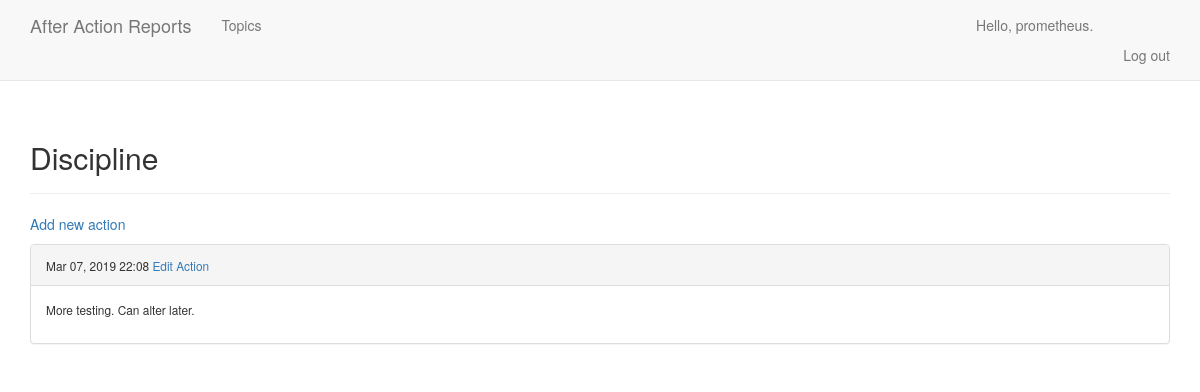
The page /topics/1/ (signed in) on the database its author committed.
### AARs/models.py (models this page shows, shortened)
class Topic(models.Model):
    text = models.CharField(max_length=50)
    date_added = models.DateTimeField(auto_now_add=True)
    owner = models.ForeignKey(User, on_delete=models.CASCADE)
    def __str__(self):
        return self.text

class Actions(models.Model):
    topic = models.ForeignKey(Topic, on_delete=models.CASCADE)
    text = models.TextField()
    date_added = models.DateTimeField(auto_now_add=True)
    class Meta:
        verbose_name_plural = 'entries'

### AARs/views.py (the view)
# urls.py: path('topics/<int:topic_id>/', views.topic, name='topic'),
@login_required
def topic(request, topic_id):
    topic = Topic.objects.get(id=topic_id)
    if topic.owner != request.user:
        raise Http404
    actions = topic.actions_set.order_by('-date_added')
    context = {'topic': topic, 'actions': actions}
    return render(request, 'AARs/topic.html', context)

### AARs/templates/AARs/topic.html
{% extends "AARs/base.html" %}
{% block header %}
  <h2>{{ topic }}</h2>
{% endblock header %}
{% block content %}
  <p>
    <a href="{% url 'AARs:new_action' topic.id %}">Add new action</a>
  </p>
  {% for action in actions %}
    <div class="panel panel-default">
      <div class="panel-heading">
        <small>
          {{ action.date_added|date:'M d, Y H:i' }}
        </small>
        <small>  <a href="{% url 'AARs:edit_action' action.id %}">   Edit Action</a></small>
      </div>
      <div class="panel-body">
        <small>
          {{ action.text|linebreaks }}
        </small>
      </div>
    </div>
  {% empty %}
    No actions have been added yet.
  {% endfor %}
{% endblock content %}

### AARs/templates/AARs/base.html (shortened to what this page needs)
{% load bootstrap3 %}
<!DOCTYPE html>
<html lang="en">
  <head>
    {% bootstrap_css %}
  </head>
  <body>
    <nav class="navbar navbar-default navbar-static-top">
      <div class="container">
        <div class="navbar-header">
          <a class="navbar-brand" href="{% url 'AARs:index' %}">
            After Action Reports</a>
        </div>
        <div id="navbar" class="navbar-collapse collapse">
          <ul class="nav navbar-nav">
            <li><a href="{% url 'AARs:topics' %}">Topics</a></li>
          </ul>
          <ul class="nav navbar-nav navbar-right">
            {% if user.is_authenticated %}
              <li><a>Hello, {{ user.username }}.<a></li>
              <li><a href="{% url 'users:logout' %}">Log out</a></li>
            {% else %}
              <li><a href="{% url 'users:register' %}">Register</a></li>
              <li><a href="{% url 'users:login' %}">Log In</a></li>
            {% endif %}
          </ul>
        </div>
      </div>
    </nav>
    <div class="container">
      <div class="page-header">
        {% block header %}{% endblock header %}
      </div>
      <div>
        {% block content %}{% endblock content %}
      </div>
    </div>
  </body>
</html>

### rows shown on the page
Topic: text "Discipline"
Actions: date_added "Mar 07, 2019 22:08", text "More testing. Can alter later."

### other values the page prints
{{ user.username }} "prometheus"
